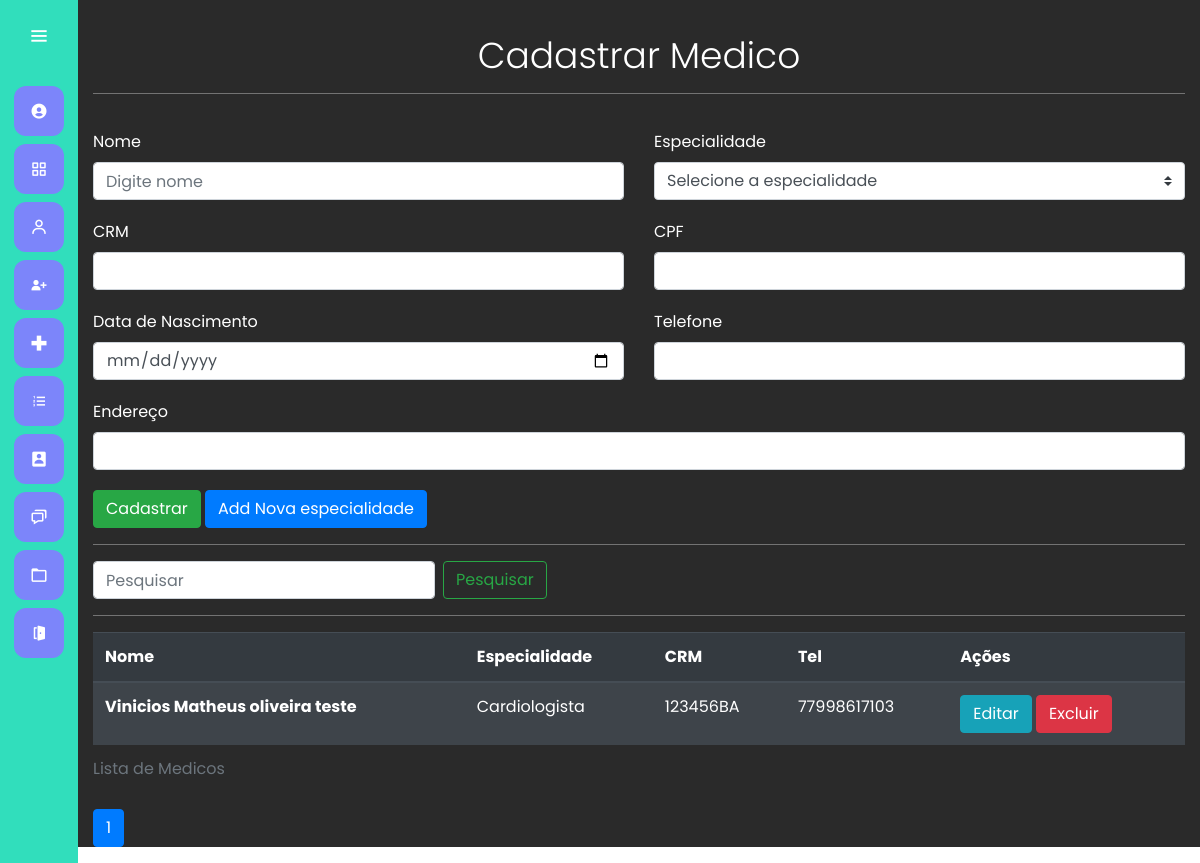
The app's page /medico/medico/ (signed in) with its own data.
### medico/models.py (models this page shows, shortened)
class Medico(models.Model):
    nome = models.CharField(max_length=50)
    especialidades = models.ForeignKey(Especialidades,  on_delete=models.CASCADE)
    crm = models.CharField(max_length=12)
    cpf = models.CharField(max_length=11)
    dta_nascimento = models.DateField()
    tel = models.CharField(max_length=11)
    endereco = models.CharField(max_length=150)

class Especialidades(models.Model):
    nome = models.CharField(max_length=50)
    def __str__(self) -> str:
        return self.nome

### medico/views.py (the view, shortened to what this page needs)
# urls.py: path('medico/', views.cadastra_medico, name='cadastra_medico'),
@login_required #type:ignore
def cadastra_medico(request):
    if request.method == 'GET':
        medico = Medico.objects.all()
        especialidades = Especialidades.objects.all()
        if request.GET.get('termo'):
            termo = request.GET.get('termo')
            medico = Medico.objects.filter(Q(nome__icontains=termo)|Q(especialidades__nome__icontains=termo)|Q(crm__icontains=termo))
            return render(request, 'medico/cadastra_medico.html', { 'medico':medico})
        else:
                medico = Medico.objects.order_by('-nome')
        medico = Medico.objects.all()
        paginator = Paginator(medico, 5)
        page = request.GET.get('page')
        medico = paginator.get_page(page)
        return render(request, 'medico/cadastra_medico.html', { 'medico':medico, 'especialidades':especialidades})

### medico/templates/medico/cadastra_medico.html (shortened to what this page needs)
{% extends 'base.html' %}
{% load bootstrap4 %}
{% load static %}
{% block 'head' %}
    <link rel="stylesheet" href="{% static 'cadastro/css/cadastro_usuarios.css' %}">
{% endblock %}
{% block 'dashboard'%}
<div class="container container-cadastro">
    <br>
    <h1 class="display-4">Cadastrar Medico </h1>
    <hr class="bg-hr">
    <form class="" action="{% url 'cadastra_medico' %}" method="POST">{% csrf_token %}
        <div class="row">
            <div class="col-md">
                <label class="mr-sm-2">Nome</label>
                <input type="text" placeholder="Digite nome " name="nome" value="" class="form-control">
            </div>
            <div class="col-md">
                <label class="mr-sm-2">Especialidade</label>
                <select class="browser-default custom-select" name="especialidade">
                    <option selected>Selecione a especialidade</option>
                  </select>
            </div>
        </div>
        <div class="row">
            <div class="col-md">
                <label class="mr-sm-2">CRM</label>
                <input type="text" placeholder="" name="crm" value="" class="form-control">
            </div>
            <div class="col-md">
                <label  class="mr-sm-2">CPF</label>
                <input type="text" placeholder="" name="cpf" class="form-control" alt="">
            </div>
        </div>
        <div class="row">
           <div class="col-md">
            <label  class="mr-sm-2">Data de Nascimento</label>
            <input type="date" placeholder="" name="data_nascimento" class="form-control">
           </div>
            <div class="col-md">
                <label  class="mr-sm-2">Telefone</label>
                <input type="text" placeholder="" name="telefone" class="form-control" alt="endereço">
            </div>
        </div>
        <div class="row">
            <div class="col-md">
                <label for="pwd">Endereço</label>
                <input type="text" placeholder="" name="endereco" class="form-control" alt="endereço">
            </div>
         </div>
            <div class="botao">
                <input type="submit" class="btn btn-success" value="Cadastrar">
                <button type="button" class="btn btn-primary" data-toggle="modal" data-target="#exampleModal" data-whatever="@mdo">Add Nova especialidade</button>
            </div>
    </form>
</div>
<div class="table-reponsive container">
    <hr class="bg-hr">
        <form class="form-inline my-2 my-lg-0 filtrar" action="{% url 'cadastra_medico' %}">{% csrf_token %}
            <input class="form-control mr-sm-2" type="" placeholder="Pesquisar" aria-label="Pesquisar" name="termo">
            <button class="btn btn-outline-success my-2 my-sm-0" type="submit">Pesquisar</button>
        </form>
        <hr class="bg-hr">
    <table class="table table-striped table-dark">
        <caption>Lista de Medicos</caption>
        <thead>
          <tr>
            <th scope="col">Nome</th>
            <th scope="col">Especialidade</th>
            <th scope="col">CRM</th>
            <th scope="col">Tel</th>
            <th scope="col">Ações</th>
          </tr>
        </thead>
        <tbody>
          {% for medicos in medico %}
            <tr>
                <th scope="row">{{medicos.nome}}</th>
                <td>{{medicos.especialidades}}</td>
                <td>{{medicos.crm}}</td>
                <td>{{medicos.tel}}</td>
                <td>
                    <a href="{% url 'editar_medico' medicos.id %}" class="btn btn-info">Editar</a>
                    <a href="{% url 'deletar_medico' medicos.id %}" class="btn btn-danger"
                    onclick="return confirm('Deseja mesmo excluir o medico {{medicos.nome}}');">Excluir</a>
                </td>
            </tr>
          {% endfor %}
        </tbody>
      </table>
     {%include 'modulos/_paginacao_nav.html'%}
</div>
{% endblock 'dashboard'%}

### templates/static/general/css/base.css (style rules this page uses)
* { margin: 0; padding: 0; box-sizing: border-box; font-family: "Poppins" , sans-serif; }

### templates/static/general/css/general.css (style rules this page uses)
:root { --main-color: #7C85FA; --dark-color: #31DEBC; --light-color: #98F542; --contrast-color: #DEAE31; --differential-color: #ff5938; }

### templates/static/cadastro/css/cadastro_usuarios.css (style rules this page uses)
.container-cadastro label { margin-top: 20px; }
.botao { margin-top: 20px; }
.bg-hr { background-color: gray; }
.display-4 { margin-top: 10px; text-align: center; font-size: 36px; }
.filtrar { margin-bottom: 10px; }

### records on screen
Medico: nome "Vinicios Matheus oliveira teste", especialidades "Cardiologista", crm "123456BA", tel "77998617103"

### other values on screen
{{ pagina }} "1"
